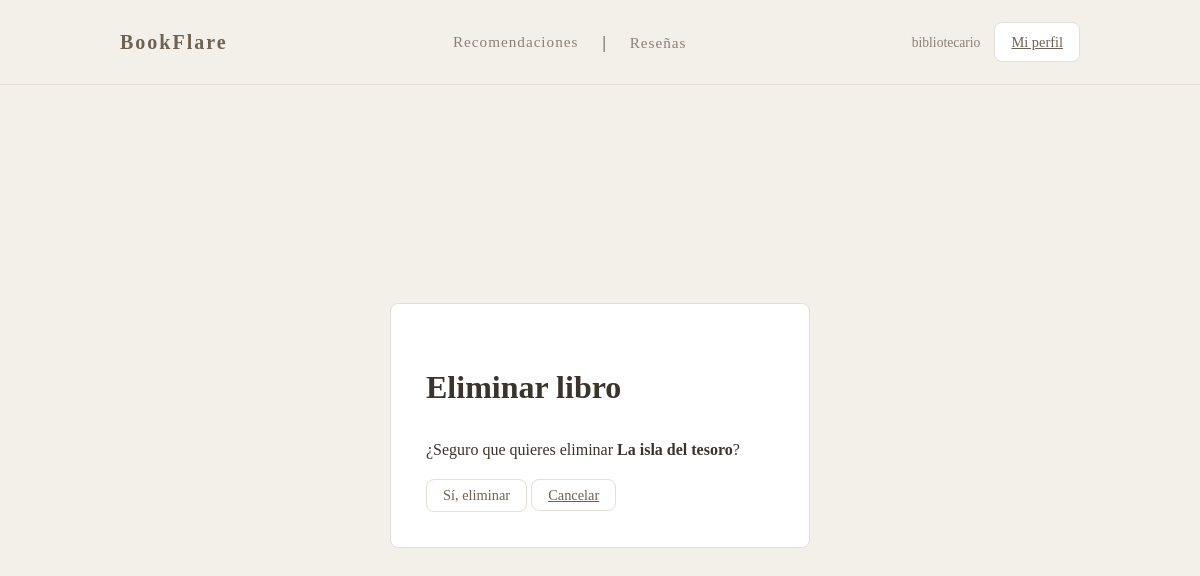
Page /libros/9780000000210/eliminar/ (signed in) on the earlier database version.
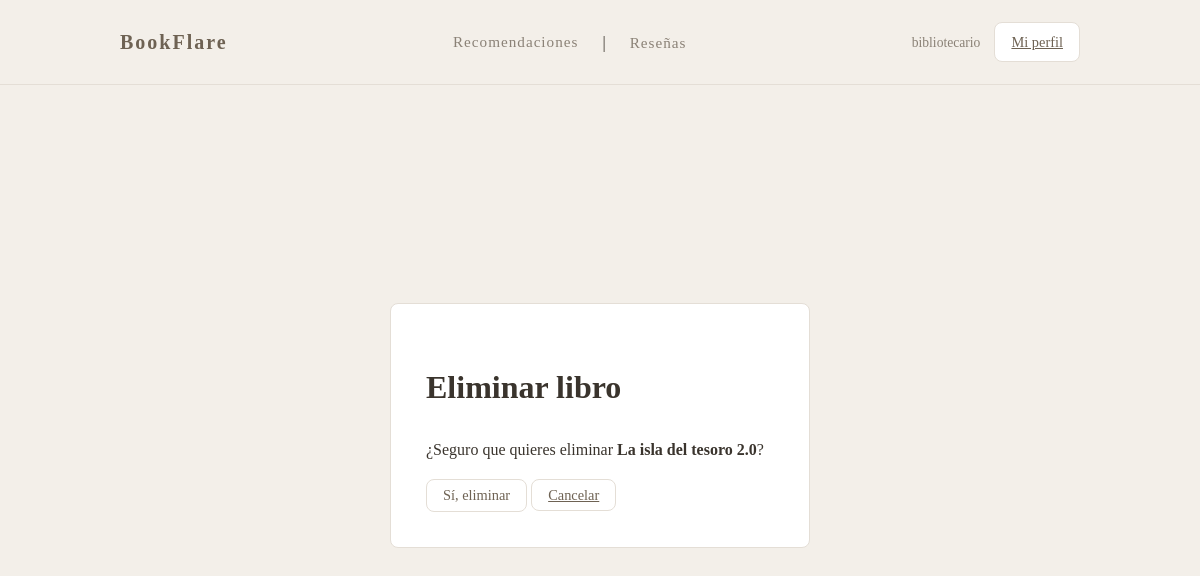
Same page on the later database version.
### books/models.py (models this page shows, shortened)
class Libro(models.Model):
    isbn = models.CharField(max_length=13, primary_key=True)
    titulo = models.CharField(max_length=200)
    autor = models.CharField(max_length=100)
    genero = models.CharField(max_length=50) #sirve para filtrar por categorias
    descripcion = models.TextField(blank=True)
    anio = models.PositiveIntegerField()
    portada = models.ImageField(upload_to='portadas/', blank=True)
    archivo_digital = models.FileField(upload_to='libros_digitales/', help_text="Archivo del libro (.pdf, .html, etc)")
    visitas_totales = models.PositiveIntegerField(default=0)
    class Meta:
        verbose_name = "Libro Digital"
        verbose_name_plural = "Libros Digitales"
        ordering = ["-visitas_totales"] #ordenados por popularidad

### books/views.py (the view)
# urls.py: path("libros/<str:isbn>/eliminar/", LibroDeleteView.as_view(), name="libro_eliminar"),
class LibroDeleteView(LoginRequiredMixin, UserPassesTestMixin, DeleteView):
    model = Libro
    template_name = "books/libro_confirm_delete.html"
    success_url = reverse_lazy("principal")
    slug_field = "isbn"
    slug_url_kwarg = "isbn"
    def test_func(self):
        return self.request.user.es_bibliotecario

### books/templates/books/libro_confirm_delete.html (shortened to what this page needs)
{% extends "base.html" %}
{% block content %}
<div class="auth">
    <div class="auth__card">
        <h1 class="auth__title">Eliminar libro</h1>
        <p class="auth__subtitle">¿Seguro que quieres eliminar <strong>{{ object.titulo }}</strong>?</p>
        <form method="post">
            <div class="btns">
                <button class="btn btn--outline-danger" type="submit">Sí, eliminar</button>
                <a class="btn btn--outline" href="{% url 'principal' %}">Cancelar</a>
            </div>
        </form>
    </div>
</div>
{% endblock %}

Differences in the rows shown:
changed Libro: titulo "La isla del tesoro" → "La isla del tesoro 2.0"
